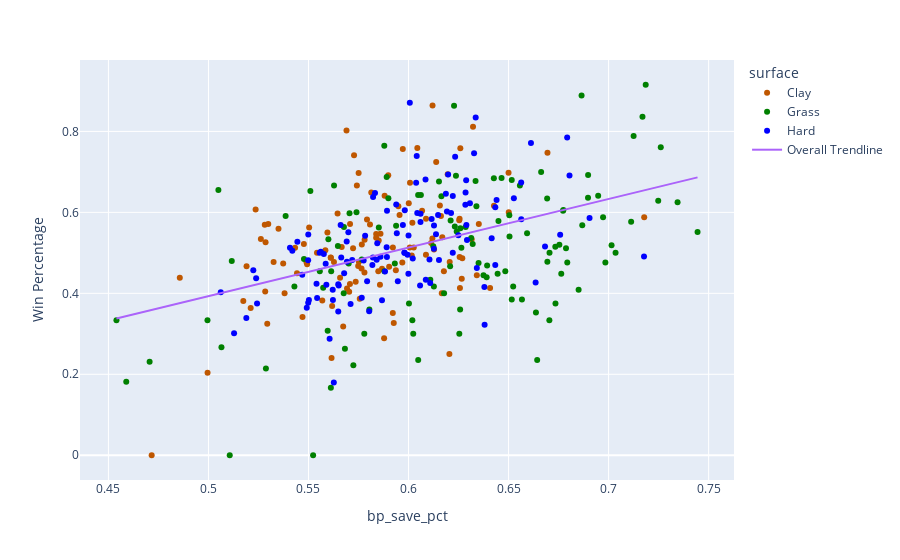

The notebook cell this image was saved under:
### Markdown cell above
## Does saving more break points lead to more wins?

### Code cell
pxdata = player_surface[player_surface['total_matches'] >= 150]

color_map = {
    "Clay": "#BF5700",   
    "Grass": "green",  
    "Hard": "blue"     
}

fig = px.scatter(pxdata, x = 'bp_save_pct', y = 'win_pct', hover_data = 'player_name', color = 'surface', color_discrete_map = color_map, trendline = 'ols', trendline_scope = 'overall', labels = {
    'ace_pct' : 'Ace Percentage',
    'win_pct' : 'Win Percentage'
})

fig.show()

### Figure 1 — Plotly figure (JSON) as saved in the notebook; plotly's stock layout.template omitted (floating-point values rounded to 4 significant figures; data arrays with more than 128 entries replaced by an {"elided": "..."} marker saying what was removed)
{"data": [{"customdata": [["Adrian Mannarino"], ["Albert Ramos"], ["Alejandro Davidovich Fokina"], ["Alex De Minaur"], ["Alexander Bublik"], ["Alexander Zverev"], ["Alexei Popyrin"], ["Aljaz Bedene"], ["Andreas Seppi"], ["Andrey Rublev"], ["Andy Murray"], ["Aslan Karatsev"], ["Benoit Paire"], ["Bernard Tomic"], ["Borna Coric"], ["Botic Van De Zandschulp"], ["Brandon Nakashima"], ["Cameron Norrie"], ["Carlos Alcaraz"], ["Casper Ruud"], ["Cristian Garin"], ["Damir Dzumhur"], ["Daniel Evans"], ["Daniil Medvedev"], ["David Ferrer"], ["David Goffin"], ["Denis Shapovalov"], ["Diego Schwartzman"], ["Dominic Thiem"], ["Dusan Lajovic"], ["Emil Ruusuvuori"], ["Fabio Fognini"], ["Federico Delbonis"], ["Feliciano Lopez"], ["Felix Auger Aliassime"], ["Fernando Verdasco"], ["Filip Krajinovic"], ["Frances Tiafoe"], ["Francisco Cerundolo"], ["Gael Monfils"], ["Gilles Muller"], ["Gilles Simon"], ["Grigor Dimitrov"], ["Guido Pella"], ["Guillermo Garcia Lopez"], ["Holger Rune"], ["Hubert Hurkacz"], ["Ilya Ivashka"], ["Ivo Karlovic"], ["Jack Sock"], ["Jan Lennard Struff"], ["Jannik Sinner"], ["Jaume Munar"], ["Jeremy Chardy"], ["Jiri Vesely"], ["Jo-Wilfried Tsonga"], ["Joao Sousa"], ["John Isner"], ["John Millman"], ["Jordan Thompson"], ["Juan Martin del Potro"], ["Karen Khachanov"], ["Kei Nishikori"], ["Kevin Anderson"], ["Kyle Edmund"], ["Laslo Djere"], ["Leonardo Mayer"], ["Lorenzo Musetti"], ["Lorenzo Sonego"], ["Lucas Pouille"], ["Mackenzie Mcdonald"], ["Malek Jaziri"], ["Marco Cecchinato"], ["Marcos Giron"], ["Marin Cilic"], ["Marton Fucsovics"], ["Matteo Berrettini"], ["Mikhail Kukushkin"], ["Milos Raonic"], ["Miomir Kecmanovic"], ["Mischa Zverev"], ["Nick Kyrgios"], ["Nicolas Jarry"], ["Nikoloz Basilashvili"], ["Novak Djokovic"], ["Pablo Carreno Busta"], ["Pablo Cuevas"], ["Paolo Lorenzi"], ["Pedro Martinez"], ["Peter Gojowczyk"], ["Philipp Kohlschreiber"], ["Pierre Hugues Herbert"], ["Radu Albot"], ["Rafael Nadal"], ["Reilly Opelka"], ["Richard Gasquet"], ["Roberto Bautista Agut"], ["Roberto Carballes Baena"], ["Robin Haase"], ["Roger Federer"], ["Sam Querrey"], ["Sebastian Baez"], ["Sebastian Korda"], ["Stan Wawrinka"], ["Stefanos Tsitsipas"], ["Steve Johnson"], ["Tallon Griekspoor"], ["Taro Daniel"], ["Taylor Fritz"], ["Thiago Monteiro"], ["Tomas Berdych"], ["Tommy Paul"], ["Ugo Humbert"], ["Vasek Pospisil"], ["Viktor Troicki"], ["Yoshihito Nishioka"]], "hovertemplate": "surface=Clay<br>bp_save_pct=%{x}<br>Win Percentage=%{y}<br>player_name=%{customdata[0]}<extra></extra>", "legendgroup": "Clay", "marker": {"color": "#BF5700", "symbol": "circle"}, "mode": "markers", "name": "Clay", "orientation": "v", "showlegend": true, "type": "scatter", "x": [0.4996, 0.586, 0.5285, 0.5493, 0.5756, 0.5728, 0.5765, 0.5477, 0.5673, 0.6007, 0.6259, 0.5723, 0.5658, 0.6204, 0.5838, 0.6269, 0.6341, 0.5949, 0.569, 0.6138, 0.6157, 0.4857, 0.5926, 0.5262, 0.5881, 0.5792, 0.6127, 0.5299, 0.5899, 0.6006, 0.5569, 0.535, 0.578, 0.5868, 0.5766, 0.5851, 0.5903, 0.549, 0.6162, 0.5433, 0.5174, 0.5373, 0.5708, 0.5922, 0.5543, 0.5955, 0.5838, 0.5693, 0.6166, 0.6316, 0.6113, 0.5751, 0.5611, 0.519, 0.5752, 0.6351, 0.5443, 0.7178, 0.6257, 0.547, 0.5742, 0.6019, 0.6196, 0.6169, 0.6255, 0.5645, 0.6206, 0.5236, 0.6087, 0.5969, 0.5615, 0.6408, 0.5627, 0.5857, 0.6254, 0.6016, 0.6694, 0.5878, 0.65, 0.5666, 0.5921, 0.6501, 0.6255, 0.5326, 0.6322, 0.6068, 0.6087, 0.5736, 0.5612, 0.5618, 0.5503, 0.6266, 0.5211, 0.612, 0.578, 0.5595, 0.5807, 0.5584, 0.5703, 0.5971, 0.6177, 0.5814, 0.6026, 0.6427, 0.6044, 0.6119, 0.5381, 0.5707, 0.5281, 0.5748, 0.6001, 0.5849, 0.5294, 0.4716, 0.5937, 0.5284], "xaxis": "x", "y": [0.2037, 0.5469, 0.5263, 0.4717, 0.3864, 0.7412, 0.4615, 0.5217, 0.3182, 0.6729, 0.7586, 0.5116, 0.4386, 0.25, 0.5464, 0.4865, 0.4444, 0.6154, 0.8025, 0.7247, 0.6167, 0.4386, 0.3265, 0.5345, 0.641, 0.5826, 0.5082, 0.5714, 0.6919, 0.5135, 0.3824, 0.5598, 0.5325, 0.4605, 0.5205, 0.5304, 0.4655, 0.4776, 0.5909, 0.5125, 0.381, 0.4737, 0.5714, 0.5133, 0.5, 0.5938, 0.537, 0.4118, 0.4, 0.5333, 0.5246, 0.697, 0.4884, 0.4667, 0.4778, 0.5714, 0.4496, 0.5882, 0.413, 0.3415, 0.6667, 0.5741, 0.6939, 0.5385, 0.4898, 0.5973, 0.4773, 0.6071, 0.495, 0.4762, 0.24, 0.413, 0.4776, 0.4211, 0.5802, 0.4933, 0.747, 0.2889, 0.6977, 0.5143, 0.3514, 0.6, 0.5842, 0.4773, 0.8117, 0.6038, 0.5844, 0.4286, 0.4881, 0.3684, 0.5625, 0.4359, 0.3636, 0.8641, 0.4516, 0.5505, 0.5703, 0.5063, 0.4038, 0.7568, 0.4545, 0.6489, 0.5135, 0.6162, 0.7591, 0.5357, 0.4, 0.4231, 0.5696, 0.4672, 0.6222, 0.4545, 0.325, 0.0, 0.4571, 0.4048], "yaxis": "y"}, {"customdata": [["Adrian Mannarino"], ["Albert Ramos"], ["Alejandro Davidovich Fokina"], ["Alex De Minaur"], ["Alexander Bublik"], ["Alexander Zverev"], ["Alexei Popyrin"], ["Aljaz Bedene"], ["Andreas Seppi"], ["Andrey Rublev"], ["Andy Murray"], ["Aslan Karatsev"], ["Benoit Paire"], ["Bernard Tomic"], ["Borna Coric"], ["Botic Van De Zandschulp"], ["Brandon Nakashima"], ["Cameron Norrie"], ["Carlos Alcaraz"], ["Casper Ruud"], ["Cristian Garin"], ["Damir Dzumhur"], ["Daniel Evans"], ["Daniil Medvedev"], ["David Ferrer"], ["David Goffin"], ["Denis Shapovalov"], ["Diego Schwartzman"], ["Dominic Thiem"], ["Dusan Lajovic"], ["Emil Ruusuvuori"], ["Fabio Fognini"], ["Federico Delbonis"], ["Feliciano Lopez"], ["Felix Auger Aliassime"], ["Fernando Verdasco"], ["Filip Krajinovic"], ["Frances Tiafoe"], ["Francisco Cerundolo"], ["Gael Monfils"], ["Gilles Muller"], ["Gilles Simon"], ["Grigor Dimitrov"], ["Guido Pella"], ["Guillermo Garcia Lopez"], ["Holger Rune"], ["Hubert Hurkacz"], ["Ilya Ivashka"], ["Ivo Karlovic"], ["Jack Sock"], ["Jan Lennard Struff"], ["Jannik Sinner"], ["Jaume Munar"], ["Jeremy Chardy"], ["Jiri Vesely"], ["Jo-Wilfried Tsonga"], ["Joao Sousa"], ["John Isner"], ["John Millman"], ["Jordan Thompson"], ["Juan Martin del Potro"], ["Karen Khachanov"], ["Kei Nishikori"], ["Kevin Anderson"], ["Kyle Edmund"], ["Laslo Djere"], ["Leonardo Mayer"], ["Lorenzo Musetti"], ["Lorenzo Sonego"], ["Lucas Pouille"], ["Mackenzie Mcdonald"], ["Malek Jaziri"], ["Marco Cecchinato"], ["Marcos Giron"], ["Marin Cilic"], ["Marton Fucsovics"], ["Matteo Berrettini"], ["Mikhail Kukushkin"], ["Milos Raonic"], ["Miomir Kecmanovic"], ["Mischa Zverev"], ["Nick Kyrgios"], ["Nicolas Jarry"], ["Nikoloz Basilashvili"], ["Novak Djokovic"], ["Pablo Carreno Busta"], ["Pablo Cuevas"], ["Paolo Lorenzi"], ["Pedro Martinez"], ["Peter Gojowczyk"], ["Philipp Kohlschreiber"], ["Pierre Hugues Herbert"], ["Radu Albot"], ["Rafael Nadal"], ["Reilly Opelka"], ["Richard Gasquet"], ["Roberto Bautista Agut"], ["Roberto Carballes Baena"], ["Robin Haase"], ["Roger Federer"], ["Sam Querrey"], ["Sebastian Baez"], ["Sebastian Korda"], ["Stan Wawrinka"], ["Stefanos Tsitsipas"], ["Steve Johnson"], ["Tallon Griekspoor"], ["Taro Daniel"], ["Taylor Fritz"], ["Thiago Monteiro"], ["Tomas Berdych"], ["Tommy Paul"], ["Ugo Humbert"], ["Vasek Pospisil"], ["Viktor Troicki"], ["Yoshihito Nishioka"]], "hovertemplate": "surface=Grass<br>bp_save_pct=%{x}<br>Win Percentage=%{y}<br>player_name=%{customdata[0]}<extra></extra>", "legendgroup": "Grass", "marker": {"color": "green", "symbol": "circle"}, "mode": "markers", "name": "Grass", "orientation": "v", "showlegend": true, "type": "scatter", "x": [0.5705, 0.6643, 0.6002, 0.5509, 0.5899, 0.6516, 0.6254, 0.6516, 0.6264, 0.505, 0.6237, 0.6019, 0.5766, 0.5938, 0.6793, 0.5701, 0.6754, 0.6313, 0.6865, 0.6127, 0.5932, 0.5851, 0.6763, 0.6152, 0.6567, 0.574, 0.635, 0.543, 0.7035, 0.5682, 0.6694, 0.5386, 0.5523, 0.6231, 0.7248, 0.6258, 0.6705, 0.6259, 0.6208, 0.6593, 0.6898, 0.6484, 0.6505, 0.639, 0.6178, 0.6972, 0.6948, 0.6321, 0.7445, 0.5599, 0.6787, 0.6663, 0.5287, 0.6445, 0.7345, 0.645, 0.5596, 0.6427, 0.5573, 0.5647, 0.5891, 0.6339, 0.5628, 0.6335, 0.5879, 0.6704, 0.6735, 0.6048, 0.6241, 0.6774, 0.6734, 0.4706, 0.4589, 0.6124, 0.5879, 0.5477, 0.7125, 0.6984, 0.7261, 0.6393, 0.7113, 0.6693, 0.6375, 0.6109, 0.7186, 0.6637, 0.5613, 0.5612, 0.5779, 0.5557, 0.7015, 0.5117, 0.4995, 0.6228, 0.5676, 0.5677, 0.6465, 0.6048, 0.6523, 0.7169, 0.6062, 0.6024, 0.6164, 0.685, 0.6285, 0.621, 0.6504, 0.5106, 0.6772, 0.5724, 0.6897, 0.6557, 0.6868, 0.5804, 0.454, 0.5065], "xaxis": "x", "y": [0.5977, 0.2353, 0.375, 0.6531, 0.6346, 0.68, 0.3, 0.3846, 0.5128, 0.6552, 0.6905, 0.3333, 0.4839, 0.5667, 0.4762, 0.4737, 0.52, 0.5366, 0.8889, 0.4167, 0.4737, 0.5625, 0.4483, 0.6765, 0.3846, 0.6, 0.475, 0.4167, 0.5, 0.2632, 0.4783, 0.5909, 0.0, 0.5652, 0.6286, 0.36, 0.5, 0.561, 0.4667, 0.5484, 0.6923, 0.4545, 0.5405, 0.44, 0.4, 0.5882, 0.641, 0.5217, 0.5517, 0.5333, 0.5111, 0.7, 0.2143, 0.4483, 0.625, 0.5789, 0.3077, 0.6842, 0.4138, 0.5167, 0.6875, 0.6154, 0.6667, 0.6774, 0.4545, 0.3333, 0.375, 0.6429, 0.5526, 0.6061, 0.5152, 0.2308, 0.1818, 0.5161, 0.7647, 0.4848, 0.7885, 0.4762, 0.7609, 0.4688, 0.5769, 0.6341, 0.4444, 0.4333, 0.9153, 0.3529, 0.4545, 0.1667, 0.3, 0.4545, 0.5185, 0.48, 0.3333, 0.8636, 0.4, 0.5641, 0.6852, 0.2353, 0.4167, 0.8361, 0.6429, 0.3, 0.64, 0.4091, 0.5641, 0.58, 0.5926, 0.0, 0.6038, 0.2222, 0.6364, 0.6667, 0.5682, 0.36, 0.3333, 0.2667], "yaxis": "y"}, {"customdata": [["Adrian Mannarino"], ["Albert Ramos"], ["Alejandro Davidovich Fokina"], ["Alex De Minaur"], ["Alexander Bublik"], ["Alexander Zverev"], ["Alexei Popyrin"], ["Aljaz Bedene"], ["Andreas Seppi"], ["Andrey Rublev"], ["Andy Murray"], ["Aslan Karatsev"], ["Benoit Paire"], ["Bernard Tomic"], ["Borna Coric"], ["Botic Van De Zandschulp"], ["Brandon Nakashima"], ["Cameron Norrie"], ["Carlos Alcaraz"], ["Casper Ruud"], ["Cristian Garin"], ["Damir Dzumhur"], ["Daniel Evans"], ["Daniil Medvedev"], ["David Ferrer"], ["David Goffin"], ["Denis Shapovalov"], ["Diego Schwartzman"], ["Dominic Thiem"], ["Dusan Lajovic"], ["Emil Ruusuvuori"], ["Fabio Fognini"], ["Federico Delbonis"], ["Feliciano Lopez"], ["Felix Auger Aliassime"], ["Fernando Verdasco"], ["Filip Krajinovic"], ["Frances Tiafoe"], ["Francisco Cerundolo"], ["Gael Monfils"], ["Gilles Muller"], ["Gilles Simon"], ["Grigor Dimitrov"], ["Guido Pella"], ["Guillermo Garcia Lopez"], ["Holger Rune"], ["Hubert Hurkacz"], ["Ilya Ivashka"], ["Ivo Karlovic"], ["Jack Sock"], ["Jan Lennard Struff"], ["Jannik Sinner"], ["Jaume Munar"], ["Jeremy Chardy"], ["Jiri Vesely"], ["Jo-Wilfried Tsonga"], ["Joao Sousa"], ["John Isner"], ["John Millman"], ["Jordan Thompson"], ["Juan Martin del Potro"], ["Karen Khachanov"], ["Kei Nishikori"], ["Kevin Anderson"], ["Kyle Edmund"], ["Laslo Djere"], ["Leonardo Mayer"], ["Lorenzo Musetti"], ["Lorenzo Sonego"], ["Lucas Pouille"], ["Mackenzie Mcdonald"], ["Malek Jaziri"], ["Marco Cecchinato"], ["Marcos Giron"], ["Marin Cilic"], ["Marton Fucsovics"], ["Matteo Berrettini"], ["Mikhail Kukushkin"], ["Milos Raonic"], ["Miomir Kecmanovic"], ["Mischa Zverev"], ["Nick Kyrgios"], ["Nicolas Jarry"], ["Nikoloz Basilashvili"], ["Novak Djokovic"], ["Pablo Carreno Busta"], ["Pablo Cuevas"], ["Paolo Lorenzi"], ["Pedro Martinez"], ["Peter Gojowczyk"], ["Philipp Kohlschreiber"], ["Pierre Hugues Herbert"], ["Radu Albot"], ["Rafael Nadal"], ["Reilly Opelka"], ["Richard Gasquet"], ["Roberto Bautista Agut"], ["Roberto Carballes Baena"], ["Robin Haase"], ["Roger Federer"], ["Sam Querrey"], ["Sebastian Baez"], ["Sebastian Korda"], ["Stan Wawrinka"], ["Stefanos Tsitsipas"], ["Steve Johnson"], ["Tallon Griekspoor"], ["Taro Daniel"], ["Taylor Fritz"], ["Thiago Monteiro"], ["Tomas Berdych"], ["Tommy Paul"], ["Ugo Humbert"], ["Vasek Pospisil"], ["Viktor Troicki"], ["Yoshihito Nishioka"]], "hovertemplate": "surface=Hard<br>bp_save_pct=%{x}<br>Win Percentage=%{y}<br>player_name=%{customdata[0]}<extra></extra>", "legendgroup": "Hard", "marker": {"color": "blue", "symbol": "circle"}, "mode": "markers", "name": "Hard", "orientation": "v", "showlegend": true, "type": "scatter", "x": [0.5562, 0.5803, 0.5664, 0.5823, 0.6021, 0.6198, 0.6434, 0.5793, 0.5556, 0.6285, 0.5832, 0.5979, 0.554, 0.6249, 0.6, 0.598, 0.5941, 0.606, 0.6328, 0.5783, 0.5622, 0.5224, 0.5844, 0.6233, 0.6148, 0.5661, 0.5972, 0.5691, 0.5981, 0.5543, 0.5499, 0.5577, 0.5128, 0.6635, 0.6044, 0.586, 0.5892, 0.6137, 0.5819, 0.6085, 0.6682, 0.5444, 0.6187, 0.6108, 0.5867, 0.6284, 0.6434, 0.6127, 0.7177, 0.6127, 0.5999, 0.6793, 0.5606, 0.6152, 0.6058, 0.6527, 0.5062, 0.6905, 0.5498, 0.6105, 0.6041, 0.6116, 0.6038, 0.6564, 0.5891, 0.571, 0.5238, 0.5586, 0.5946, 0.6292, 0.5692, 0.5243, 0.5627, 0.5841, 0.606, 0.5719, 0.6416, 0.5651, 0.6563, 0.5822, 0.5621, 0.6805, 0.6379, 0.5469, 0.6006, 0.6213, 0.5649, 0.5766, 0.5502, 0.5678, 0.6221, 0.5882, 0.5589, 0.6612, 0.6758, 0.5699, 0.5939, 0.5498, 0.5649, 0.6336, 0.5776, 0.5189, 0.6307, 0.644, 0.6221, 0.6341, 0.5995, 0.5491, 0.6192, 0.638, 0.6288, 0.5892, 0.6289, 0.6086, 0.5407, 0.5419], "xaxis": "x", "y": [0.503, 0.3557, 0.4885, 0.6381, 0.4862, 0.6936, 0.4701, 0.4301, 0.5, 0.6493, 0.6476, 0.5, 0.4235, 0.5435, 0.5431, 0.5, 0.5484, 0.5762, 0.7463, 0.5422, 0.3836, 0.457, 0.5236, 0.7375, 0.5934, 0.5688, 0.5685, 0.528, 0.6053, 0.3882, 0.5455, 0.4972, 0.3014, 0.4265, 0.5982, 0.4903, 0.4897, 0.5461, 0.4697, 0.6809, 0.5158, 0.5275, 0.646, 0.4255, 0.3827, 0.619, 0.6128, 0.51, 0.4911, 0.5674, 0.4486, 0.7848, 0.2877, 0.4823, 0.419, 0.6349, 0.4027, 0.5861, 0.4817, 0.4839, 0.7391, 0.5833, 0.6735, 0.5829, 0.5137, 0.3738, 0.4375, 0.4732, 0.4296, 0.5319, 0.4783, 0.375, 0.18, 0.483, 0.5966, 0.4826, 0.5362, 0.4191, 0.6738, 0.4885, 0.4086, 0.691, 0.4156, 0.4457, 0.871, 0.5983, 0.3553, 0.3889, 0.3833, 0.4495, 0.5, 0.4538, 0.4214, 0.7716, 0.5448, 0.5507, 0.6194, 0.3766, 0.4224, 0.8344, 0.481, 0.339, 0.6222, 0.6306, 0.6403, 0.4628, 0.495, 0.3644, 0.6019, 0.3226, 0.6794, 0.604, 0.5689, 0.4333, 0.5124, 0.5049], "yaxis": "y"}, {"hovertemplate": "<b>OLS trendline</b><br>win_pct = 1.19988 * bp_save_pct + -0.206828<br>R<sup>2</sup>=0.187130<br><br>bp_save_pct=%{x}<br>Win Percentage=%{y} <b>(trend)</b><extra></extra>", "legendgroup": "Overall Trendline", "line": {"color": "#ab63fa"}, "mode": "lines", "name": "Overall Trendline", "showlegend": true, "type": "scatter", "x": {"elided": "348 float values"}, "xaxis": "x", "y": {"elided": "348 float values"}, "yaxis": "y"}], "layout": {"legend": {"title": {"text": "surface"}, "tracegroupgap": 0}, "margin": {"t": 60}, "xaxis": {"anchor": "y", "domain": [0, 1], "title": {"text": "bp_save_pct"}}, "yaxis": {"anchor": "x", "domain": [0, 1], "title": {"text": "Win Percentage"}}}}
